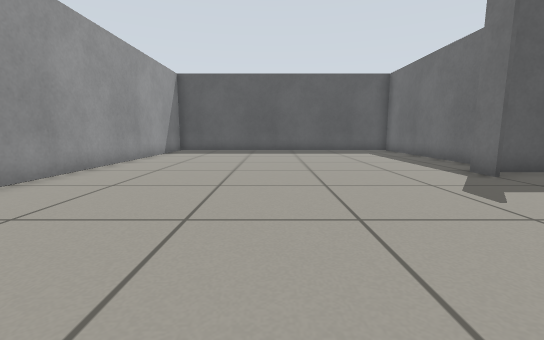
View 1 (above)

16 first-person views from a walk through a robot-simulator world made for Gazebo. The camera is 0.5 m above the floor, tilts 8° down and sees 90° across. The floor is counted in squares, 0.5 m on a side. Each view is taken from the middle of a square. On the plan, view 1 faces up. The plan holds only what a view shows up to about 11 squares ahead; the rest is blank. The place goes on beyond the plan.

View 2
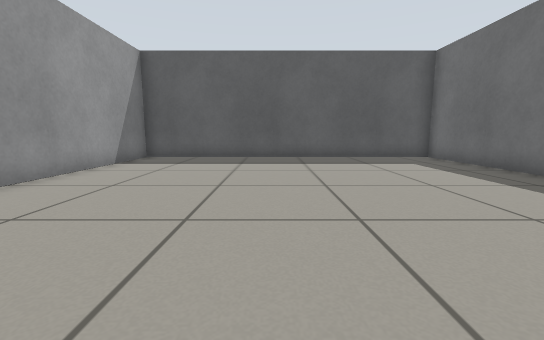

View 3
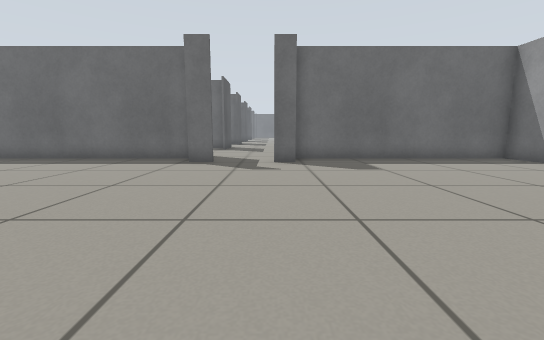

View 4
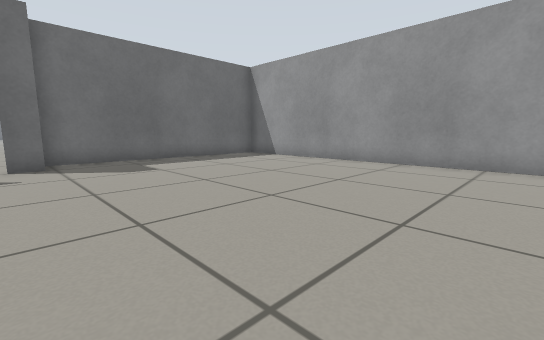

View 5
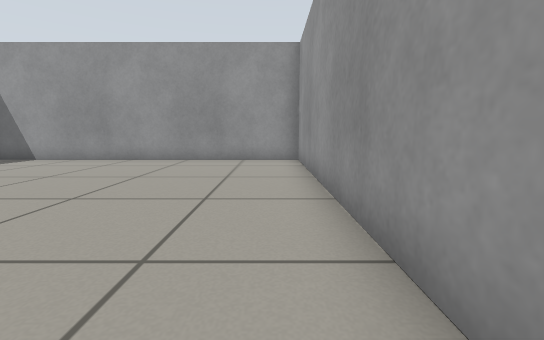

View 6
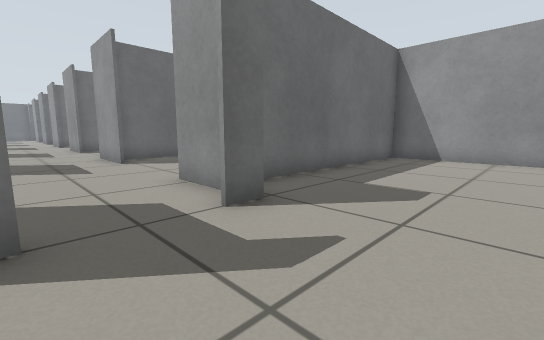

View 7
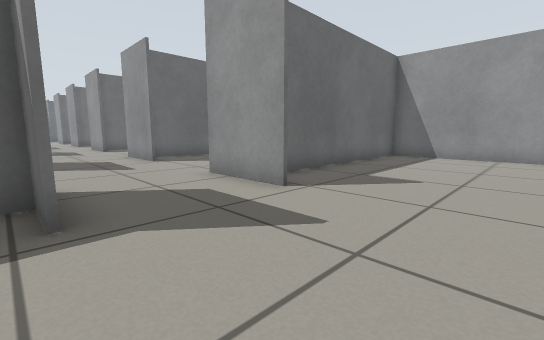

View 8
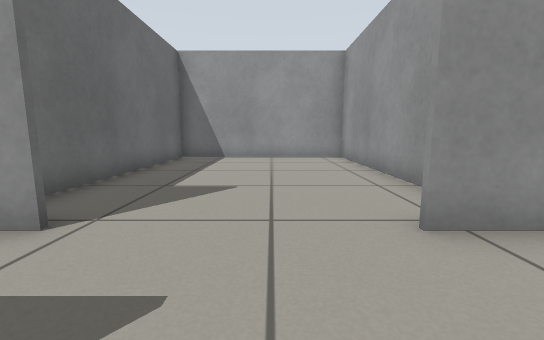

View 9
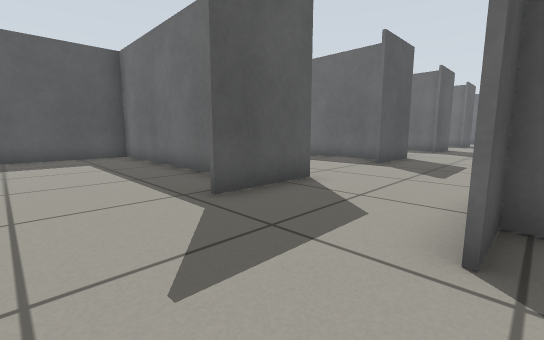

View 10
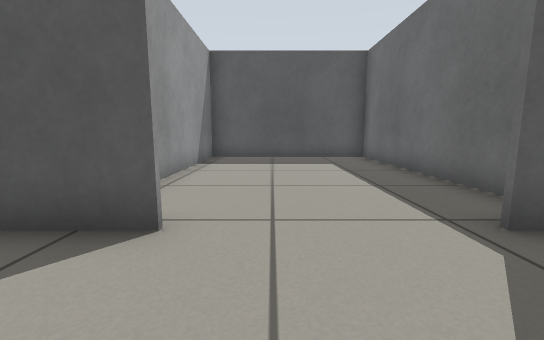

View 11
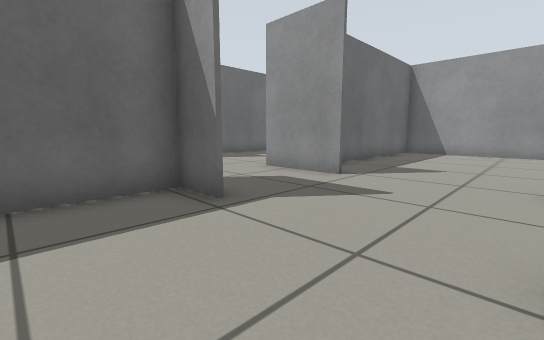

View 12
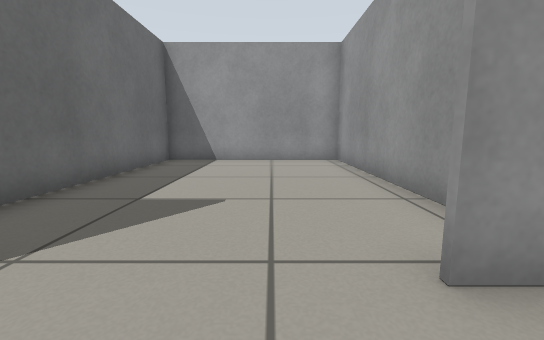

View 13
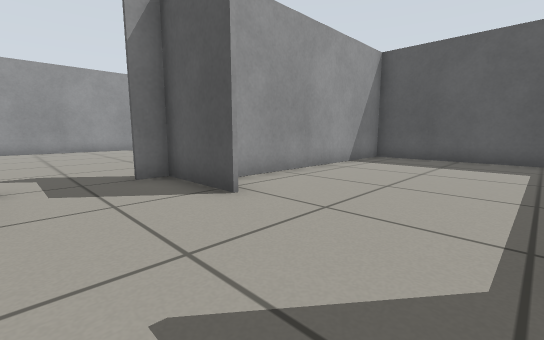

View 14
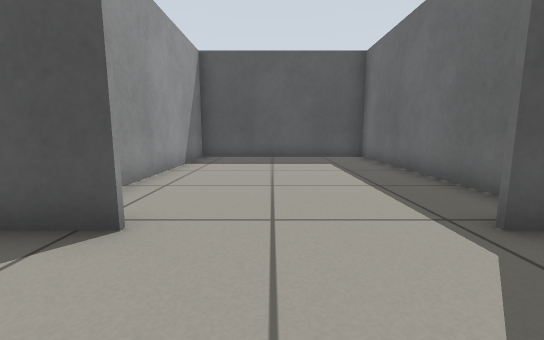

View 15
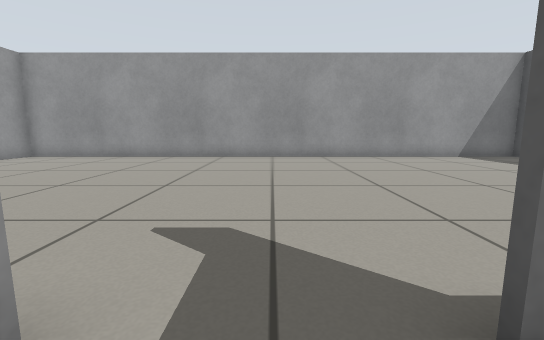

View 16
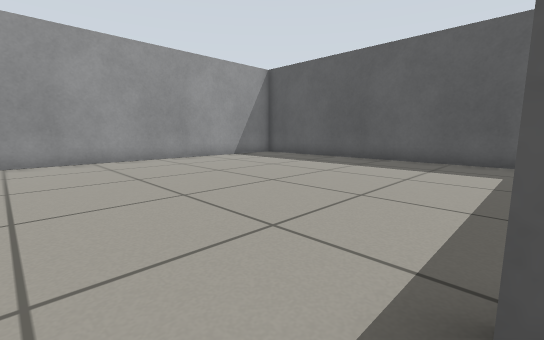

### Floor plan
Ten units are one square. View 1 is at (0, 0); x grows to the right and y downward. Boxes are objects, and circles mark ways between rooms. Rooms are numbered by the first view taken in them; rooms with no view inside come last. Other rooms are left out.
<svg viewBox="-54 -153 259 205">
<path fill="none" stroke="#000" d="M59 -33 75 -33M62 -70 62 -148M75 -66 50 -66M112 -33 139 -33M61 -147 -49 -147 -49 47 61 47M62 47 62 -31M139 -66 112 -66M174 -33 200 -33M174 -67 186 -67 186 -147 131 -147M200 -66 174 -66M126 -15 126 47M131 47 186 47 186 -28M126 -148 126 -95M63 -11 63 47M61 47 131 47M125 47 125 -32 112 -32M63 -148 63 -76M112 -67 125 -67 125 -148M131 -147 61 -147"/>
<rect x="45" y="-45" width="10" height="10" fill="#bbb"><title>grey box</title></rect>
<rect x="45" y="-65" width="10" height="10" fill="#bbb"><title>grey box</title></rect>
<circle cx="125" cy="-50" r="3" fill="#2a7"/>
<circle cx="95" cy="-30" r="3" fill="#2a7"/>
<circle cx="95" cy="-70" r="3" fill="#2a7"/>
<text x="20" y="-50">1</text>
<text x="160" y="-50">2</text>
<text x="90" y="10">3</text>
<text x="90" y="-110">4</text>
</svg>
Room 1 opens to room 2. Room 1 opens to room 3. Room 1 opens to room 4.

Where each view was taken, in squares from view 1:
view 1: 0 up, 0 right, facing up
view 2: 4 up, 0 right, facing up
view 3: 4 up, 4 left, facing right
view 4: 4 up, 4 left, facing down-right
view 5: 5 up, 4 left, facing down
view 6: 6 up, 2 right, facing down-right
view 7: 7 up, 8 right, facing down-right
view 8: 6 up, 9 right, facing down
view 9: 3 up, 9 right, facing up-right
view 10: 4 up, 15 right, facing up
view 11: 9 up, 14 right, facing down-right
view 12: 5 up, 15 right, facing down
view 13: 4 up, 11 right, facing up-left
view 14: 4 up, 9 right, facing up
view 15: 5 up, 6 right, facing left
view 16: 5 up, 5 right, facing up-left
